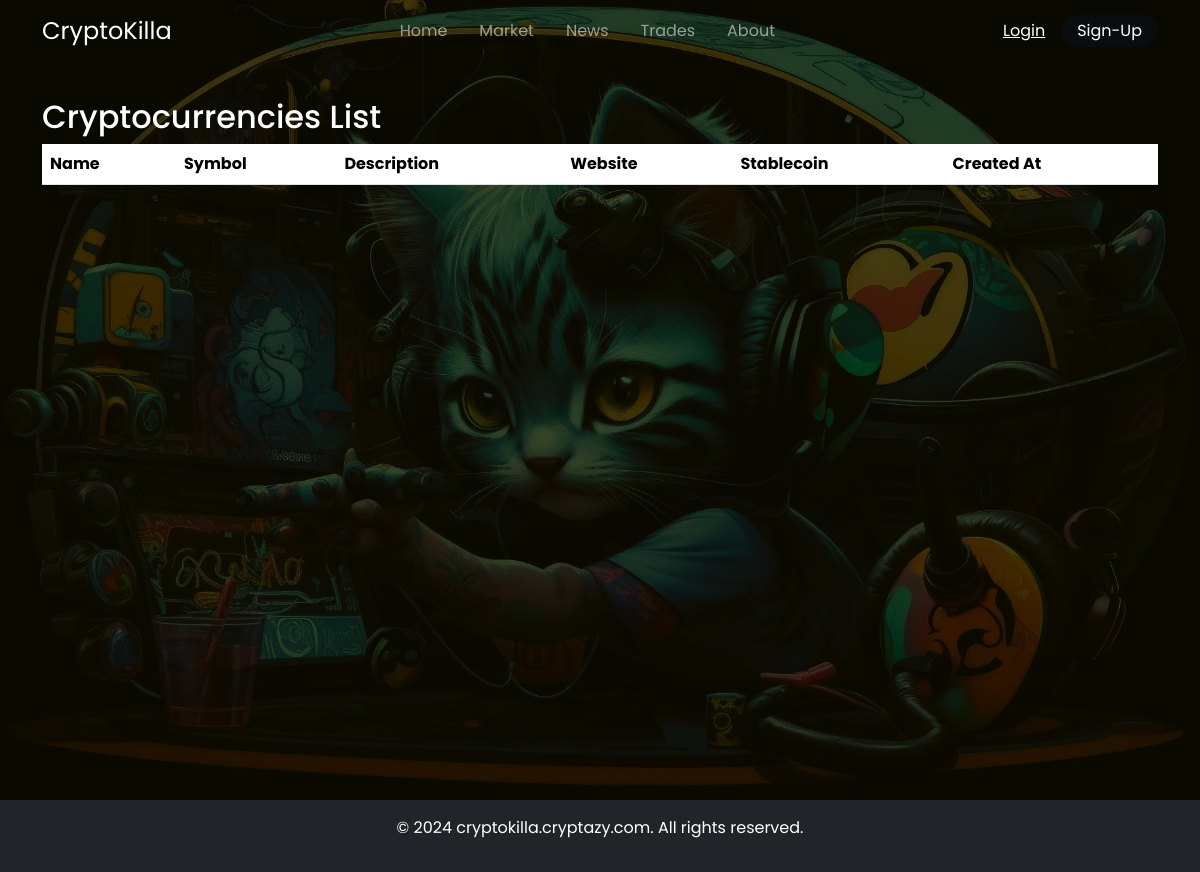
Before: /market/cryptocurrencies/ with the older database file.
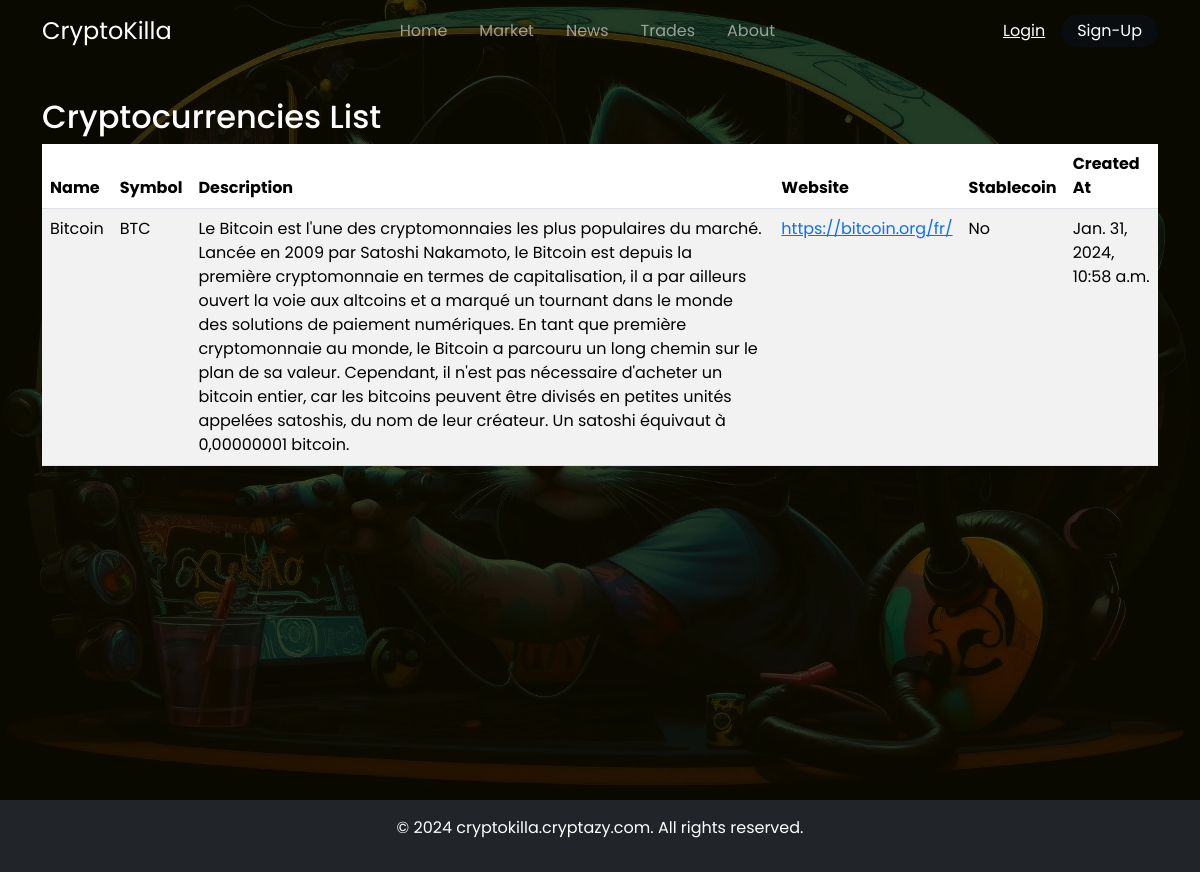
After: the same page with the newer database file.
### market/models.py (models this page shows, shortened)
class Cryptocurrency(models.Model):
    name = models.CharField(max_length=50)
    symbol = models.CharField(max_length=10)
    description = models.TextField(blank=True, null=True)
    website = models.URLField(blank=True, null=True)
    icon = models.ImageField(upload_to='cryptocurrency_icons/', blank=True, null=True)
    is_stablecoin = models.BooleanField(default=False)  # Add this field
    created_at = models.DateTimeField(auto_now_add=True)

### market/views.py (the view)
# urls.py: path('cryptocurrencies/', CryptocurrencyListView.as_view(), name='cryptocurrency-list'),
class CryptocurrencyListView(ListView):
    model = Cryptocurrency
    template_name = 'market/cryptocurrency_list.html'  # Create a template for displaying the list
    context_object_name = 'cryptocurrencies'
    paginate_by = 10  # Adjust the number of cryptocurrencies per page if needed

### market/templates/market/cryptocurrency_list.html (shortened to what this page needs)
{% extends 'landing/base.html' %}
{%load static%}
{% block content %}
<section id="market" class="w-80 vh-100 d-flex flex-row justify-content-center align-items-start">
  <div class="container mt-5 " >
    <h2 style="margin-top: 50px;">Cryptocurrencies List</h2>
    <table id="cryptocurrenciesTable" class="table table-striped" >
      <thead>
        <tr>
          <th>Name</th>
          <th>Symbol</th>
          <th>Description</th>
          <th>Website</th>
          <th>Stablecoin</th>
          <th>Created At</th>
        </tr>
      </thead>
      <tbody>
        {% for cryptocurrency in cryptocurrencies %}
          <tr>
            <td>{{ cryptocurrency.name }}</td>
            <td>{{ cryptocurrency.symbol }}</td>
            <td>{{ cryptocurrency.description }}</td>
            <td><a href="{{ cryptocurrency.website }}" target="_blank">{{ cryptocurrency.website }}</a></td>
            <td>{% if cryptocurrency.is_stablecoin %}Yes{% else %}No{% endif %}</td>
            <td>{{ cryptocurrency.created_at }}</td>
          </tr>
        {% endfor %}
      </tbody>
    </table>
  </div>
  </section>
{% endblock %}

### landing/templates/landing/base.html (shortened to what this page needs)
{%load static%}
{% load crispy_forms_tags %}
<!DOCTYPE html>
<html lang="en">
<head>
    <link rel="stylesheet" href="https://cdn.jsdelivr.net/npm/bootstrap@5.3.2/dist/css/bootstrap.min.css">
        <link href = "https://cdn.datatables.net/1.13.7/css/jquery.dataTables.min.css" rel="stylesheet">
</head>
<body class="wh-100 vh-100">
    {% include 'landing/_snipets/navbar.html' %}
    <main data-bs-spy="scroll" data-bs-target="#navbar" class="scrollspy-example"  tabindex="0">
        {% block content %}
        {% endblock %}
    </main>
    {% include 'landing/_snipets/footer.html' %}
</body>
</html>

### landing/templates/landing/_snipets/navbar.html (shortened to what this page needs)
<nav id="navbar" class="navbar navbar-expand-lg fixed-top navbar-dark">
    <div class="container">
        <a class="navbar-brand fs-4" href="#">CryptoKilla</a>
            <div class="sidebar offcanvas offcanvas-start" tabindex="-1" id="offcanvasNavbar"
                aria-labelledby="offcanvasNavbarLabel">
                <div class="offcanvas-body d-flex flex-column flex-lg-row p-4 p-lg-0">
                    {% if config.navbar_alignment == 'left' %}
                    <ul class="navbar-nav justify-content-start align-items-center fs-6 flex-grow-1 pe-3">
                    {% elif config.navbar_alignment == 'right' %}
                    <ul class="navbar-nav justify-content-end align-items-center fs-6 flex-grow-1 pe-3">
                    {% else %}
                    <ul class="navbar-nav justify-content-center align-items-center fs-6 flex-grow-1 pe-3">
                    {% endif %}
                            <li class="nav-item mx-2"><a class="nav-link" aria-current="page"href="{% url 'landing-home' %}">Home</a></li>
                            <li class="nav-item mx-2"><a class="nav-link" aria-current="page"href="{% url 'landing-home' %}">Market</a></li>
                            <li class="nav-item mx-2"><a class="nav-link" aria-current="page"href="{% url 'landing-home' %}">News</a></li>
                            <li class="nav-item mx-2"><a class="nav-link" aria-current="page"href="{% url 'landing-home' %}">Trades</a></li>
                            <li class="nav-item mx-2"><a class="nav-link" aria-current="page"href="{% url 'landing-home' %}">About</a></li>
                            </ul>
                            <div
                                class="d-flex flex-column flex-lg-row justify-content-center align-items-center gap-3">
                                <a href="#login" class="text-white">Login</a>
                                <a href="#signup"
                                    class="text-white text-decoration-none px-3 py-1 rounded-4" style="background-color: rgb(10,13,15)">Sign-Up</a>
                            </div>
                </div>
            </div>
        </div>
    </nav>

### landing/templates/landing/_snipets/footer.html
<footer class="bg-dark text-white text-center py-3">
    <div class="container">
        <p>&copy; 2024 cryptokilla.cryptazy.com. All rights reserved.</p>
    </div>
</footer>

Changed rows visible on the page:
added Cryptocurrency: name "Bitcoin", symbol "BTC", description "Le Bitcoin est l'une des cryptomonnaies les plus populaires du marché. Lancée en 2009 par Satoshi Nakamoto, le Bitcoin est depuis la première cryptomonnaie en termes de capitalisation, il a par ailleurs ouvert la voie aux altcoins et a marqué un tournant dans le monde des solutions de paiement numériques. En tant que première cryptomonnaie au monde, le Bitcoin a parcouru un long chemin sur le plan de sa valeur. Cependant, il n'est pas nécessaire d'acheter un bitcoin entier, car les bitcoins peuvent être divisés en petites unités appelées satoshis, du nom de leur créateur. Un satoshi équivaut à 0,00000001 bitcoin.", website "https://bitcoin.org/fr/", is_stablecoin "No", created_at "Jan. 31, 2024, 10:58 a.m."
